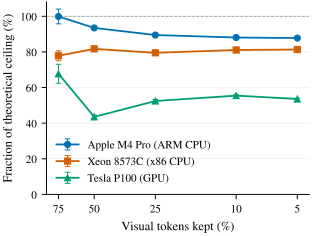

Write Python code to recreate this figure.
"""Figure 2: fraction of the theoretical linear-token-count ceiling realized
at each keep-ratio, all three platforms (the core H1 result).

Reads: results/p2_sweep_analysis.json, results/p2_sweep_x86_analysis.json,
       results/p2_sweep_kaggle_gpu_analysis.json
       (field: table[].fraction_of_theoretical_ceiling_h1, as committed by
        scripts/sweep_analysis.py: achieved time saving / theoretical saving)
Writes: figures/fig2_ceiling_fraction.pdf

Error bars propagate per-cell run-to-run std through
f = (t1 - tk) / (t1 - theo_k) with theo_k treated as exact (it is derived
from token counts, not measured).
"""

import math
import os
import sys

sys.path.insert(0, os.path.dirname(os.path.abspath(__file__)))
import matplotlib

matplotlib.use("Agg")
import matplotlib.pyplot as plt

import vtp_style as S

S.apply_style()

KEEPS = [k for k in S.KEEP_MAIN if k != 1.0]  # keep=1.0 has no defined fraction

fig, ax = plt.subplots(figsize=(3.4, 2.5))

for key, p in S.PLATFORMS.items():
    t = S.analysis_table(key)
    t1, s1 = t[1.0]["ttft_llm_ms_mean"], t[1.0]["ttft_llm_ms_std"]
    xs, ys, es = [], [], []
    for k in KEEPS:
        row = t[k]
        f = row["fraction_of_theoretical_ceiling_h1"]
        tk, sk = row["ttft_llm_ms_mean"], row["ttft_llm_ms_std"]
        theo = row["theoretical_ttft_llm_ms"]
        denom = t1 - theo
        df_dtk = -1.0 / denom
        df_dt1 = (tk - theo) / denom**2
        sig = math.sqrt((df_dt1 * s1) ** 2 + (df_dtk * sk) ** 2)
        xs.append(k)
        ys.append(100.0 * f)
        es.append(100.0 * sig)
    ax.errorbar(xs, ys, yerr=es, color=p["color"], marker=p["marker"],
                label=p["label"], capsize=2, elinewidth=0.7, markeredgewidth=0.7)

ax.axhline(100.0, color="#999999", linewidth=0.6, linestyle="--", zorder=0)
S.keep_axis(ax, KEEPS)
ax.set_ylabel("Fraction of theoretical ceiling (%)")
ax.set_ylim(0, 108)
ax.grid(axis="y")
ax.legend(loc="lower left")

fig.savefig(os.path.join(os.path.dirname(os.path.abspath(__file__)), "fig2_ceiling_fraction.pdf"))
